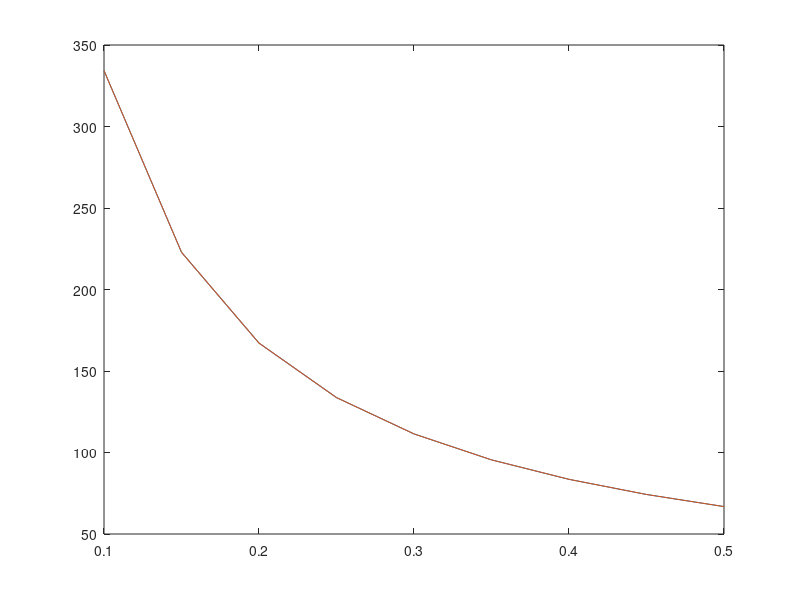

Write MATLAB code to recreate this figure.
L=0.4;
D=0.1:0.05:0.5;
D0=0.3;
rhoa=1.225;
rhod=840;
rhos=930;

thd=83.58*(L./D)-0.22.*(D./D0).^0.15*(rhoa/rhod).^0.26;
ths=83.58*(L./D)-0.22.*(D./D0).^0.15*(rhoa/rhos).^0.26;

plot(D,thd);
hold on;
plot(D,ths);